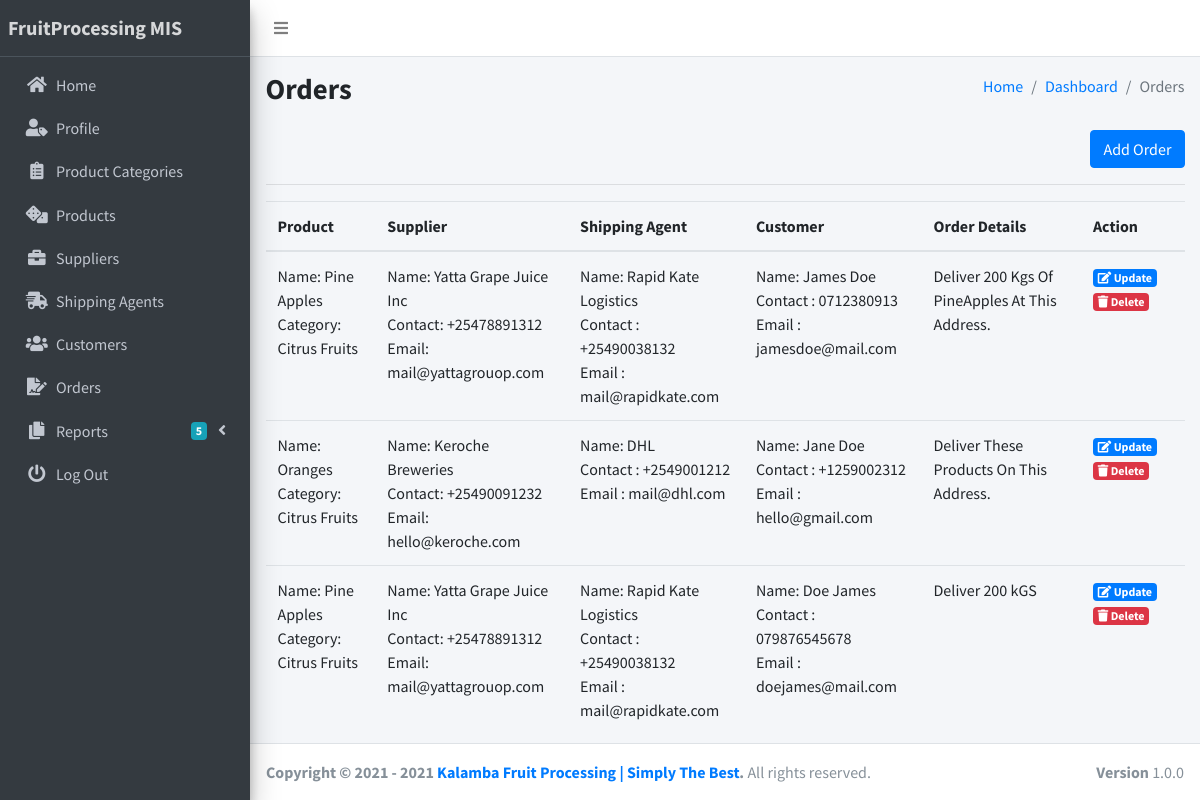
The app's page /views/orders.php (signed in) with its own data.
### tables this page shows
CREATE TABLE `settings` (
  `name` longtext NOT NULL,
  `tagline` longtext NOT NULL
);

CREATE TABLE `orders` (
  `o_id` int(200) NOT NULL,
  `o_p_id` int(200) DEFAULT NULL,
  `o_c_id` int(200) DEFAULT NULL,
  `o_s_id` int(200) DEFAULT NULL,
  `o_sa_id` int(200) DEFAULT NULL,
  `o_details` longtext DEFAULT NULL,
  `o_quantity` varchar(200) DEFAULT NULL,
  `o_date` varchar(200) DEFAULT NULL,
  `o_status` varchar(200) DEFAULT NULL
);

CREATE TABLE `products` (
  `p_id` int(200) NOT NULL,
  `p_pc_id` int(200) DEFAULT NULL,
  `p_name` varchar(200) DEFAULT NULL,
  `p_details` longtext DEFAULT NULL,
  `p_quantity` varchar(200) DEFAULT NULL
);

CREATE TABLE `product_categories` (
  `pc_id` int(200) NOT NULL,
  `pc_name` varchar(200) DEFAULT NULL,
  `pc_desc` longtext DEFAULT NULL
);

CREATE TABLE `supplier` (
  `sup_id` int(200) NOT NULL,
  `sup_name` varchar(200) NOT NULL,
  `sup_mobile` varchar(200) NOT NULL,
  `sup_email` varchar(200) NOT NULL,
  `sup_password` varchar(200) NOT NULL
);

CREATE TABLE `shipping_agent` (
  `sa_id` int(200) NOT NULL,
  `sa_name` varchar(200) DEFAULT NULL,
  `sa_mobile` varchar(200) DEFAULT NULL,
  `sa_email` varchar(200) DEFAULT NULL,
  `sa_adr` varchar(200) DEFAULT NULL
);

CREATE TABLE `customer` (
  `cus_id` int(200) NOT NULL,
  `cus_name` varchar(200) DEFAULT NULL,
  `cus_mobile` varchar(200) DEFAULT NULL,
  `cus_email` varchar(200) DEFAULT NULL,
  `cus_password` varchar(200) DEFAULT NULL,
  `cus_adr` varchar(200) DEFAULT NULL
);

### views/orders.php (the view, shortened to what this page needs)
<?php
require_once('../config/config.php');
require_once('../partials/head.php');
?>
<body class="hold-transition sidebar-mini layout-fixed layout-navbar-fixed layout-footer-fixed">
    <div class="wrapper">
        <?php require_once('../partials/navbar.php'); ?>
        <?php require_once('../partials/sidebar.php'); ?>
        <div class="content-wrapper">
            <div class="content-header">
                <div class="container-fluid">
                    <div class="row mb-2">
                        <div class="col-sm-6">
                            <h1 class="m-0 text-bold">Orders</h1>
                        </div>
                        <div class="col-sm-6">
                            <ol class="breadcrumb float-sm-right">
                                <li class="breadcrumb-item"><a href="dashboard">Home</a></li>
                                <li class="breadcrumb-item"><a href="">Dashboard</a></li>
                                <li class="breadcrumb-item active">Orders</li>
                            </ol>
                        </div>
                    </div>
                </div>
            </div>
            <section class="content">
                <div class="container-fluid">
                    <div class="text-right">
                        <button type="button" class="btn btn-primary" data-toggle="modal" data-target="#add_modal">Add Order</button>
                    </div>
                    <hr>
                    <div class="row">
                        <div class="col-12">
                            <table class="table m-0">
                                <thead>
                                    <tr>
                                        <th>Product </th>
                                        <th>Supplier </th>
                                        <th>Shipping Agent</th>
                                        <th>Customer</th>
                                        <th>Order Details</th>
                                        <th>Action</th>
                                    </tr>
                                </thead>
                                <tbody>
                                    <?php
                                    $ret = "SELECT * FROM orders o
                                    INNER JOIN products p ON p.p_id = o.o_p_id
                                    INNER JOIN product_categories pc ON pc.pc_id = p.p_pc_id
                                    INNER JOIN supplier s ON s.sup_id = o.o_s_id
                                    INNER JOIN shipping_agent sa ON sa.sa_id = o.o_sa_id
                                    INNER JOIN customer c ON c.cus_id = o.o_c_id
                                    ";
                                    $stmt = $mysqli->prepare($ret);
                                    $stmt->execute();
                                    $res = $stmt->get_result();
                                    while ($orders = $res->fetch_object()) {
                                    ?>
                                        <tr>
                                            <td>
                                                Name: <?php echo $orders->p_name; ?><br>
                                                Category: <?php echo $orders->pc_name; ?>
                                            </td>
                                            <td>
                                                Name: <?php echo $orders->sup_name; ?><br>
                                                Contact: <?php echo $orders->sup_mobile; ?><br>
                                                Email: <?php echo $orders->sup_email; ?>
                                            </td>
                                            <td>
                                                Name: <?php echo $orders->sa_name; ?><br>
                                                Contact : <?php echo $orders->sa_mobile; ?><br>
                                                Email : <?php echo $orders->sa_email; ?>
                                            </td>
                                            <td>
                                                Name: <?php echo $orders->cus_name; ?><br>
                                                Contact : <?php echo $orders->cus_mobile; ?><br>
                                                Email : <?php echo $orders->cus_email; ?>
                                            </td>
                                            <td>
                                                <?php echo $orders->o_details; ?>
                                            </td>
                                            <td>
                                                <a class="badge badge-primary" data-toggle="modal" href="#edit-<?php echo $orders->o_id; ?>">
                                                    <i class="fas fa-edit"></i>
                                                    Update
                                                </a>
                                                <a class="badge badge-danger" data-toggle="modal" href="#delete-<?php echo $orders->o_id; ?>">
                                                    <i class="fas fa-trash"></i>
                                                    Delete
                                                </a>
                                            </td>
                                        </tr>
                                    <?php
                                    } ?>
                                </tbody>
                            </table>
                        </div>
                    </div>
                </div>
            </section>
        </div>
        <?php require_once('../partials/footer.php'); ?>
    </div>
</body>
</html>

### partials/sidebar.php (shortened to what this page needs)
<?php
$ret = "SELECT * FROM `settings` ";
$stmt = $mysqli->prepare($ret);
$stmt->execute();
$res = $stmt->get_result();
while ($sys = $res->fetch_object()) {
?>
    <aside class="main-sidebar sidebar-dark-primary elevation-4">
        <a href="home" class="brand-link">
            <span class="brand-text font-weight-bold">FruitProcessing MIS</span>
        </a>
        <div class="sidebar">
            <nav class="mt-2">
                <ul class="nav nav-pills nav-sidebar flex-column" data-widget="treeview" role="menu" data-accordion="false">
                    <li class="nav-item">
                        <a href="dashboard" class="nav-link">
                            <i class="nav-icon fas fa-home"></i>
                            <p>
                                Home
                            </p>
                        </a>
                    </li>
                    <li class="nav-item">
                        <a href="profile" class="nav-link">
                            <i class="nav-icon fas fa-user-tag"></i>
                            <p>
                                Profile
                            </p>
                        </a>
                    </li>
                    <li class="nav-item">
                        <a href="product_categories" class="nav-link">
                            <i class="nav-icon fas fa-clipboard-list"></i>
                            <p>
                                Product Categories
                            </p>
                        </a>
                    </li>
                    <li class="nav-item">
                        <a href="products" class="nav-link">
                            <i class="nav-icon fas fa-dice"></i>
                            <p>
                                Products
                            </p>
                        </a>
                    </li>
                    <li class="nav-item">
                        <a href="suppliers" class="nav-link">
                            <i class="nav-icon fas fa-briefcase"></i>
                            <p>
                                Suppliers
                            </p>
                        </a>
                    </li>
                    <li class="nav-item">
                        <a href="shipping_agents" class="nav-link">
                            <i class="nav-icon fas fa-shipping-fast"></i>
                            <p>
                                Shipping Agents
                            </p>
                        </a>
                    </li>
                    <li class="nav-item">
                        <a href="customers" class="nav-link">
                            <i class="nav-icon fas fa-users"></i>
                            <p>
                                Customers
                            </p>
                        </a>
                    </li>
                    <li class="nav-item">
                        <a href="orders" class="nav-link">
                            <i class="nav-icon fas fa-file-signature"></i>
                            <p>
                                Orders
                            </p>
                        </a>
                    </li>
                    <li class="nav-item has-treeview">
                        <a href="#" class="nav-link">
                            <i class="nav-icon fas fa-copy"></i>
                            <p>
                                Reports
                                <i class="fas fa-angle-left right"></i>
                                <span class="badge badge-info right">5</span>
                            </p>
                        </a>
                    </li>
                    <li class="nav-item">
                        <a href="logout" class="nav-link">
                            <i class="nav-icon fas fa-power-off"></i>
                            <p>
                                Log Out
                            </p>
                        </a>
                    </li>
                </ul>
            </nav>
        </div>
    </aside>
<?php
} ?>

### partials/footer.php
<?php
$ret = "SELECT * FROM `settings` ";
$stmt = $mysqli->prepare($ret);
$stmt->execute();
$res = $stmt->get_result();
while ($sys = $res->fetch_object()) {
?>
    <footer class="main-footer">
        <strong>Copyright &copy; 2021 - <?php echo date('Y');; ?> <a href=""> <?php echo $sys->name . " | " . $sys->tagline; ?></a>.</strong>
        All rights reserved.
        <div class="float-right d-none d-sm-inline-block">
            <b>Version</b> 1.0.0
        </div>
    </footer>
<?php
} ?>

### records on screen
settings: name "Kalamba Fruit Processing", tagline "Simply The Best"
orders: products.p_name "Pine Apples", product_categories.pc_name "Citrus Fruits", supplier.sup_name "Yatta Grape Juice Inc", supplier.sup_mobile "+25478891312", supplier.sup_email "mail@yattagrouop.com", shipping_agent.sa_name "Rapid Kate Logistics", shipping_agent.sa_mobile "+25490038132", shipping_agent.sa_email "mail@rapidkate.com", customer.cus_name "James Doe", customer.cus_mobile "0712380913", customer.cus_email "jamesdoe@mail.com", o_details "Deliver 200 Kgs Of PineApples At This Address."
orders: products.p_name "Oranges", product_categories.pc_name "Citrus Fruits", supplier.sup_name "Keroche Breweries", supplier.sup_mobile "+25490091232", supplier.sup_email "hello@keroche.com", shipping_agent.sa_name "DHL", shipping_agent.sa_mobile "+2549001212", shipping_agent.sa_email "mail@dhl.com", customer.cus_name "Jane Doe", customer.cus_mobile "+1259002312", customer.cus_email "hello@gmail.com", o_details "Deliver These Products On This Address."
orders: products.p_name "Pine Apples", product_categories.pc_name "Citrus Fruits", supplier.sup_name "Yatta Grape Juice Inc", supplier.sup_mobile "+25478891312", supplier.sup_email "mail@yattagrouop.com", shipping_agent.sa_name "Rapid Kate Logistics", shipping_agent.sa_mobile "+25490038132", shipping_agent.sa_email "mail@rapidkate.com", customer.cus_name "Doe James", customer.cus_mobile "079876545678", customer.cus_email "doejames@mail.com", o_details "Deliver 200 kGS"
